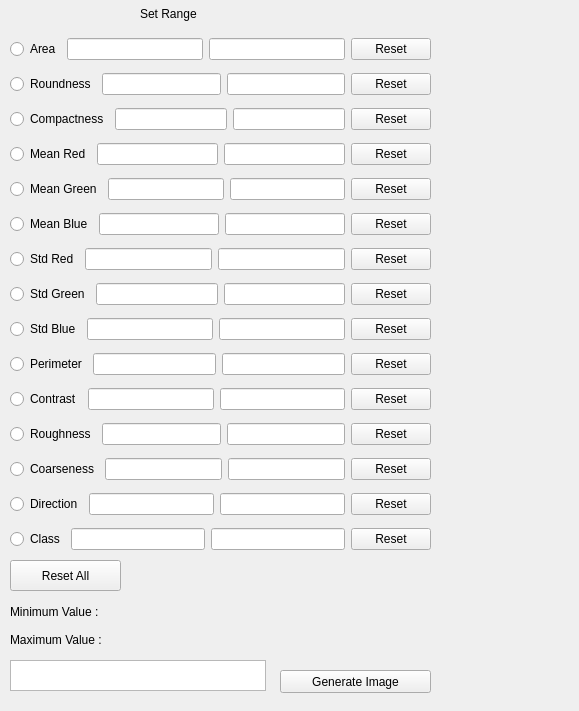
<?xml version="1.0" encoding="UTF-8"?>
<ui version="4.0">
 <class>AttributeBased</class>
 <widget class="QWidget" name="AttributeBased">
  <property name="geometry">
   <rect>
    <x>0</x>
    <y>0</y>
    <width>579</width>
    <height>711</height>
   </rect>
  </property>
  <property name="windowTitle">
   <string>Form</string>
  </property>
  <widget class="QPushButton" name="pushButton">
   <property name="geometry">
    <rect>
     <x>280</x>
     <y>670</y>
     <width>151</width>
     <height>23</height>
    </rect>
   </property>
   <property name="text">
    <string>Generate Image</string>
   </property>
  </widget>
  <widget class="QLabel" name="label">
   <property name="geometry">
    <rect>
     <x>140</x>
     <y>0</y>
     <width>57</width>
     <height>27</height>
    </rect>
   </property>
   <property name="text">
    <string>Set Range :</string>
   </property>
  </widget>
  <widget class="QPushButton" name="pushButton_16">
   <property name="geometry">
    <rect>
     <x>10</x>
     <y>560</y>
     <width>111</width>
     <height>31</height>
    </rect>
   </property>
   <property name="text">
    <string>Reset All</string>
   </property>
  </widget>
  <widget class="QTextBrowser" name="textBrowser">
   <property name="geometry">
    <rect>
     <x>10</x>
     <y>660</y>
     <width>256</width>
     <height>31</height>
    </rect>
   </property>
  </widget>
  <widget class="QWidget" name="layoutWidget">
   <property name="geometry">
    <rect>
     <x>10</x>
     <y>31</y>
     <width>421</width>
     <height>527</height>
    </rect>
   </property>
   <layout class="QVBoxLayout" name="verticalLayout">
    <item>
     <layout class="QHBoxLayout" name="horizontalLayout_2">
      <item>
       <widget class="QRadioButton" name="radioButton_3">
        <property name="text">
         <string>Area</string>
        </property>
       </widget>
      </item>
      <item>
       <widget class="QLineEdit" name="lineEdit"/>
      </item>
      <item>
       <widget class="QLineEdit" name="lineEdit_2"/>
      </item>
      <item>
       <widget class="QPushButton" name="pushButton_15">
        <property name="text">
         <string>Reset</string>
        </property>
       </widget>
      </item>
     </layout>
    </item>
    <item>
     <layout class="QHBoxLayout" name="horizontalLayout_4">
      <item>
       <widget class="QRadioButton" name="radioButton_4">
        <property name="text">
         <string>Roundness</string>
        </property>
       </widget>
      </item>
      <item>
       <widget class="QLineEdit" name="lineEdit_3"/>
      </item>
      <item>
       <widget class="QLineEdit" name="lineEdit_4"/>
      </item>
      <item>
       <widget class="QPushButton" name="pushButton_14">
        <property name="text">
         <string>Reset</string>
        </property>
       </widget>
      </item>
     </layout>
    </item>
    <item>
     <layout class="QHBoxLayout" name="horizontalLayout_5">
      <item>
       <widget class="QRadioButton" name="radioButton_5">
        <property name="text">
         <string>Compactness</string>
        </property>
       </widget>
      </item>
      <item>
       <widget class="QLineEdit" name="lineEdit_5"/>
      </item>
      <item>
       <widget class="QLineEdit" name="lineEdit_6"/>
      </item>
      <item>
       <widget class="QPushButton" name="pushButton_13">
        <property name="text">
         <string>Reset</string>
        </property>
       </widget>
      </item>
     </layout>
    </item>
    <item>
     <layout class="QHBoxLayout" name="horizontalLayout_6">
      <item>
       <widget class="QRadioButton" name="radioButton_6">
        <property name="text">
         <string>Mean Red</string>
        </property>
       </widget>
      </item>
      <item>
       <widget class="QLineEdit" name="lineEdit_7"/>
      </item>
      <item>
       <widget class="QLineEdit" name="lineEdit_8"/>
      </item>
      <item>
       <widget class="QPushButton" name="pushButton_12">
        <property name="text">
         <string>Reset</string>
        </property>
       </widget>
      </item>
     </layout>
    </item>
    <item>
     <layout class="QHBoxLayout" name="horizontalLayout_7">
      <item>
       <widget class="QRadioButton" name="radioButton_7">
        <property name="text">
         <string>Mean Green</string>
        </property>
       </widget>
      </item>
      <item>
       <widget class="QLineEdit" name="lineEdit_9"/>
      </item>
      <item>
       <widget class="QLineEdit" name="lineEdit_10"/>
      </item>
      <item>
       <widget class="QPushButton" name="pushButton_11">
        <property name="text">
         <string>Reset</string>
        </property>
       </widget>
      </item>
     </layout>
    </item>
    <item>
     <layout class="QHBoxLayout" name="horizontalLayout_8">
      <item>
       <widget class="QRadioButton" name="radioButton_8">
        <property name="text">
         <string>Mean Blue</string>
        </property>
       </widget>
      </item>
      <item>
       <widget class="QLineEdit" name="lineEdit_11"/>
      </item>
      <item>
       <widget class="QLineEdit" name="lineEdit_12"/>
      </item>
      <item>
       <widget class="QPushButton" name="pushButton_10">
        <property name="text">
         <string>Reset</string>
        </property>
       </widget>
      </item>
     </layout>
    </item>
    <item>
     <layout class="QHBoxLayout" name="horizontalLayout_9">
      <item>
       <widget class="QRadioButton" name="radioButton_9">
        <property name="text">
         <string>Std Red</string>
        </property>
       </widget>
      </item>
      <item>
       <widget class="QLineEdit" name="lineEdit_13"/>
      </item>
      <item>
       <widget class="QLineEdit" name="lineEdit_14"/>
      </item>
      <item>
       <widget class="QPushButton" name="pushButton_9">
        <property name="text">
         <string>Reset</string>
        </property>
       </widget>
      </item>
     </layout>
    </item>
    <item>
     <layout class="QHBoxLayout" name="horizontalLayout_10">
      <item>
       <widget class="QRadioButton" name="radioButton_10">
        <property name="text">
         <string>Std Green</string>
        </property>
       </widget>
      </item>
      <item>
       <widget class="QLineEdit" name="lineEdit_15"/>
      </item>
      <item>
       <widget class="QLineEdit" name="lineEdit_16"/>
      </item>
      <item>
       <widget class="QPushButton" name="pushButton_8">
        <property name="text">
         <string>Reset</string>
        </property>
       </widget>
      </item>
     </layout>
    </item>
    <item>
     <layout class="QHBoxLayout" name="horizontalLayout_11">
      <item>
       <widget class="QRadioButton" name="radioButton_11">
        <property name="text">
         <string>Std Blue</string>
        </property>
       </widget>
      </item>
      <item>
       <widget class="QLineEdit" name="lineEdit_17"/>
      </item>
      <item>
       <widget class="QLineEdit" name="lineEdit_18"/>
      </item>
      <item>
       <widget class="QPushButton" name="pushButton_7">
        <property name="text">
         <string>Reset</string>
        </property>
       </widget>
      </item>
     </layout>
    </item>
    <item>
     <layout class="QHBoxLayout" name="horizontalLayout_12">
      <item>
       <widget class="QRadioButton" name="radioButton_12">
        <property name="text">
         <string>Perimeter</string>
        </property>
       </widget>
      </item>
      <item>
       <widget class="QLineEdit" name="lineEdit_19"/>
      </item>
      <item>
       <widget class="QLineEdit" name="lineEdit_20"/>
      </item>
      <item>
       <widget class="QPushButton" name="pushButton_6">
        <property name="text">
         <string>Reset</string>
        </property>
       </widget>
      </item>
     </layout>
    </item>
    <item>
     <layout class="QHBoxLayout" name="horizontalLayout_13">
      <item>
       <widget class="QRadioButton" name="radioButton_13">
        <property name="text">
         <string>Contrast</string>
        </property>
       </widget>
      </item>
      <item>
       <widget class="QLineEdit" name="lineEdit_21"/>
      </item>
      <item>
       <widget class="QLineEdit" name="lineEdit_22"/>
      </item>
      <item>
       <widget class="QPushButton" name="pushButton_5">
        <property name="text">
         <string>Reset</string>
        </property>
       </widget>
      </item>
     </layout>
    </item>
    <item>
     <layout class="QHBoxLayout" name="horizontalLayout_14">
      <item>
       <widget class="QRadioButton" name="radioButton_14">
        <property name="text">
         <string>Roughness</string>
        </property>
       </widget>
      </item>
      <item>
       <widget class="QLineEdit" name="lineEdit_23"/>
      </item>
      <item>
       <widget class="QLineEdit" name="lineEdit_24"/>
      </item>
      <item>
       <widget class="QPushButton" name="pushButton_4">
        <property name="text">
         <string>Reset</string>
        </property>
       </widget>
      </item>
     </layout>
    </item>
    <item>
     <layout class="QHBoxLayout" name="horizontalLayout_17">
      <item>
       <widget class="QRadioButton" name="radioButton_15">
        <property name="text">
         <string>Coarseness</string>
        </property>
       </widget>
      </item>
      <item>
       <layout class="QHBoxLayout" name="horizontalLayout_15">
        <item>
         <widget class="QLineEdit" name="lineEdit_25"/>
        </item>
        <item>
         <widget class="QLineEdit" name="lineEdit_26"/>
        </item>
       </layout>
      </item>
      <item>
       <widget class="QPushButton" name="pushButton_3">
        <property name="text">
         <string>Reset</string>
        </property>
       </widget>
      </item>
     </layout>
    </item>
    <item>
     <layout class="QHBoxLayout" name="horizontalLayout_18">
      <item>
       <widget class="QRadioButton" name="radioButton_16">
        <property name="text">
         <string>Direction</string>
        </property>
       </widget>
      </item>
      <item>
       <layout class="QHBoxLayout" name="horizontalLayout_16">
        <item>
         <widget class="QLineEdit" name="lineEdit_27"/>
        </item>
        <item>
         <widget class="QLineEdit" name="lineEdit_28"/>
        </item>
       </layout>
      </item>
      <item>
       <widget class="QPushButton" name="pushButton_2">
        <property name="text">
         <string>Reset</string>
        </property>
       </widget>
      </item>
     </layout>
    </item>
    <item>
     <layout class="QHBoxLayout" name="horizontalLayout_19">
      <item>
       <widget class="QRadioButton" name="radioButton_17">
        <property name="text">
         <string>Class</string>
        </property>
       </widget>
      </item>
      <item>
       <layout class="QHBoxLayout" name="horizontalLayout_20">
        <item>
         <widget class="QLineEdit" name="lineEdit_29"/>
        </item>
        <item>
         <widget class="QLineEdit" name="lineEdit_30"/>
        </item>
       </layout>
      </item>
      <item>
       <widget class="QPushButton" name="pushButton_17">
        <property name="text">
         <string>Reset</string>
        </property>
       </widget>
      </item>
     </layout>
    </item>
   </layout>
  </widget>
  <widget class="QWidget" name="layoutWidget">
   <property name="geometry">
    <rect>
     <x>10</x>
     <y>600</y>
     <width>231</width>
     <height>51</height>
    </rect>
   </property>
   <layout class="QVBoxLayout" name="verticalLayout_2">
    <item>
     <layout class="QHBoxLayout" name="horizontalLayout_3">
      <item>
       <widget class="QLabel" name="label_2">
        <property name="text">
         <string>Minimum Value :</string>
        </property>
       </widget>
      </item>
      <item>
       <widget class="QLabel" name="label_min">
        <property name="text">
         <string/>
        </property>
       </widget>
      </item>
     </layout>
    </item>
    <item>
     <layout class="QHBoxLayout" name="horizontalLayout_21">
      <item>
       <widget class="QLabel" name="label_3">
        <property name="text">
         <string>Maximum Value :</string>
        </property>
       </widget>
      </item>
      <item>
       <widget class="QLabel" name="label_max">
        <property name="text">
         <string/>
        </property>
       </widget>
      </item>
     </layout>
    </item>
   </layout>
  </widget>
  <zorder>layoutWidget</zorder>
  <zorder>pushButton</zorder>
  <zorder>layoutWidget</zorder>
  <zorder>label</zorder>
  <zorder>pushButton_16</zorder>
  <zorder>textBrowser</zorder>
 </widget>
 <resources/>
 <connections/>
</ui>
